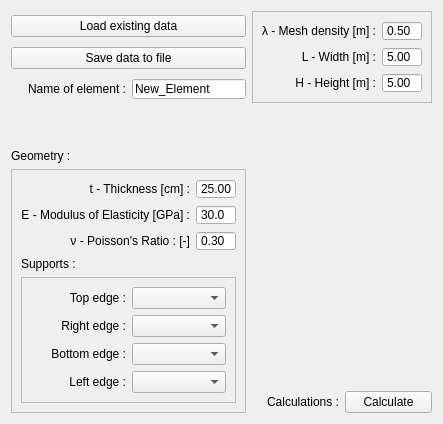
      <widget class="QWidget" name="Main">
       <attribute name="title">
        <string>Main</string>
       </attribute>
       <layout class="QGridLayout" name="gridLayout_2">
        <item row="0" column="1">
         <widget class="QFrame" name="frame">
          <property name="frameShape">
           <enum>QFrame::StyledPanel</enum>
          </property>
          <property name="frameShadow">
           <enum>QFrame::Raised</enum>
          </property>
          <layout class="QVBoxLayout" name="verticalLayout_2">
           <item>
            <layout class="QHBoxLayout" name="horizontalLayout_4">
             <item>
              <widget class="QLabel" name="label_3">
               <property name="text">
                <string>λ - Mesh density [m] :</string>
               </property>
               <property name="alignment">
                <set>Qt::AlignRight|Qt::AlignTrailing|Qt::AlignVCenter</set>
               </property>
              </widget>
             </item>
             <item>
              <widget class="QDoubleSpinBox" name="DensityInput">
               <property name="sizePolicy">
                <sizepolicy hsizetype="Fixed" vsizetype="Fixed">
                 <horstretch>0</horstretch>
                 <verstretch>0</verstretch>
                </sizepolicy>
               </property>
               <property name="minimumSize">
                <size>
                 <width>40</width>
                 <height>20</height>
                </size>
               </property>
               <property name="maximumSize">
                <size>
                 <width>40</width>
                 <height>20</height>
                </size>
               </property>
               <property name="buttonSymbols">
                <enum>QAbstractSpinBox::NoButtons</enum>
               </property>
               <property name="decimals">
                <number>2</number>
               </property>
               <property name="minimum">
                <double>0.010000000000000</double>
               </property>
               <property name="maximum">
                <double>5.000000000000000</double>
               </property>
               <property name="singleStep">
                <double>0.010000000000000</double>
               </property>
               <property name="value">
                <double>0.500000000000000</double>
               </property>
              </widget>
             </item>
            </layout>
           </item>
           <item>
            <layout class="QHBoxLayout" name="horizontalLayout_5">
             <item>
              <widget class="QLabel" name="label_4">
               <property name="text">
                <string>L - Width [m] :</string>
               </property>
               <property name="alignment">
                <set>Qt::AlignRight|Qt::AlignTrailing|Qt::AlignVCenter</set>
               </property>
              </widget>
             </item>
             <item>
              <widget class="QDoubleSpinBox" name="WidthInput">
               <property name="sizePolicy">
                <sizepolicy hsizetype="Fixed" vsizetype="Fixed">
                 <horstretch>0</horstretch>
                 <verstretch>0</verstretch>
                </sizepolicy>
               </property>
               <property name="minimumSize">
                <size>
                 <width>40</width>
                 <height>20</height>
                </size>
               </property>
               <property name="maximumSize">
                <size>
                 <width>40</width>
                 <height>20</height>
                </size>
               </property>
               <property name="buttonSymbols">
                <enum>QAbstractSpinBox::NoButtons</enum>
               </property>
               <property name="decimals">
                <number>2</number>
               </property>
               <property name="minimum">
                <double>0.100000000000000</double>
               </property>
               <property name="maximum">
                <double>50.000000000000000</double>
               </property>
               <property name="singleStep">
                <double>0.010000000000000</double>
               </property>
               <property name="value">
                <double>5.000000000000000</double>
               </property>
              </widget>
             </item>
            </layout>
           </item>
           <item>
            <layout class="QHBoxLayout" name="horizontalLayout_6">
             <item>
              <widget class="QLabel" name="label_5">
               <property name="text">
                <string>H - Height [m] :</string>
               </property>
               <property name="alignment">
                <set>Qt::AlignRight|Qt::AlignTrailing|Qt::AlignVCenter</set>
               </property>
              </widget>
             </item>
             <item>
              <widget class="QDoubleSpinBox" name="HeightInput">
               <property name="sizePolicy">
                <sizepolicy hsizetype="Fixed" vsizetype="Fixed">
                 <horstretch>0</horstretch>
                 <verstretch>0</verstretch>
                </sizepolicy>
               </property>
               <property name="minimumSize">
                <size>
                 <width>40</width>
                 <height>20</height>
                </size>
               </property>
               <property name="maximumSize">
                <size>
                 <width>40</width>
                 <height>20</height>
                </size>
               </property>
               <property name="buttonSymbols">
                <enum>QAbstractSpinBox::NoButtons</enum>
               </property>
               <property name="decimals">
                <number>2</number>
               </property>
               <property name="minimum">
                <double>0.100000000000000</double>
               </property>
               <property name="maximum">
                <double>50.000000000000000</double>
               </property>
               <property name="singleStep">
                <double>0.010000000000000</double>
               </property>
               <property name="value">
                <double>5.000000000000000</double>
               </property>
              </widget>
             </item>
            </layout>
           </item>
          </layout>
         </widget>
        </item>
        <item row="0" column="0">
         <layout class="QVBoxLayout" name="verticalLayout">
          <item>
           <widget class="QPushButton" name="LoadButton">
            <property name="text">
             <string>Load existing data</string>
            </property>
            <property name="checkable">
             <bool>false</bool>
            </property>
            <property name="checked">
             <bool>false</bool>
            </property>
           </widget>
          </item>
          <item>
           <widget class="QPushButton" name="SaveButton">
            <property name="text">
             <string>Save data to file</string>
            </property>
           </widget>
          </item>
          <item>
           <layout class="QHBoxLayout" name="horizontalLayout_14">
            <item>
             <widget class="QLabel" name="label_15">
              <property name="text">
               <string>Name of element :</string>
              </property>
              <property name="alignment">
               <set>Qt::AlignRight|Qt::AlignTrailing|Qt::AlignVCenter</set>
              </property>
             </widget>
            </item>
            <item>
             <widget class="QLineEdit" name="NameInput">
              <property name="sizePolicy">
               <sizepolicy hsizetype="Maximum" vsizetype="Maximum">
                <horstretch>0</horstretch>
                <verstretch>0</verstretch>
               </sizepolicy>
              </property>
              <property name="maximumSize">
               <size>
                <width>6000</width>
                <height>20</height>
               </size>
              </property>
              <property name="inputMethodHints">
               <set>Qt::ImhDialableCharactersOnly</set>
              </property>
              <property name="text">
               <string>New_Element</string>
              </property>
             </widget>
            </item>
           </layout>
          </item>
         </layout>
        </item>
        <item row="1" column="1">
         <layout class="QVBoxLayout" name="verticalLayout_4">
          <item>
           <widget class="QLabel" name="label">
            <property name="text">
             <string/>
            </property>
            <property name="pixmap">
             <pixmap resource="../Images.qrc">:/menu_pictures/sprites/menu_pictures/picture_of_quantities.png</pixmap>
            </property>
            <property name="scaledContents">
             <bool>false</bool>
            </property>
            <property name="alignment">
             <set>Qt::AlignCenter</set>
            </property>
           </widget>
          </item>
          <item>
           <spacer name="verticalSpacer_2">
            <property name="orientation">
             <enum>Qt::Vertical</enum>
            </property>
            <property name="sizeHint" stdset="0">
             <size>
              <width>20</width>
              <height>40</height>
             </size>
            </property>
           </spacer>
          </item>
          <item>
           <layout class="QHBoxLayout" name="horizontalLayout_2">
            <item>
             <widget class="QLabel" name="label_2">
              <property name="text">
               <string>Calculations :</string>
              </property>
              <property name="alignment">
               <set>Qt::AlignRight|Qt::AlignTrailing|Qt::AlignVCenter</set>
              </property>
             </widget>
            </item>
            <item>
             <widget class="QPushButton" name="CalculateButton">
              <property name="text">
               <string>Calculate</string>
              </property>
             </widget>
            </item>
           </layout>
          </item>
         </layout>
        </item>
        <item row="1" column="0">
         <layout class="QVBoxLayout" name="verticalLayout_3">
          <item>
           <spacer name="verticalSpacer">
            <property name="orientation">
             <enum>Qt::Vertical</enum>
            </property>
            <property name="sizeHint" stdset="0">
             <size>
              <width>20</width>
              <height>40</height>
             </size>
            </property>
           </spacer>
          </item>
          <item>
           <widget class="QLabel" name="label_6">
            <property name="text">
             <string>Geometry :</string>
            </property>
           </widget>
          </item>
          <item>
           <widget class="QFrame" name="frame_2">
            <property name="frameShape">
             <enum>QFrame::StyledPanel</enum>
            </property>
            <property name="frameShadow">
             <enum>QFrame::Raised</enum>
            </property>
            <layout class="QVBoxLayout" name="verticalLayout_5">
             <item>
              <layout class="QHBoxLayout" name="horizontalLayout_8">
               <item>
                <widget class="QLabel" name="label_7">
                 <property name="text">
                  <string>t - Thickness [cm] :</string>
                 </property>
                 <property name="alignment">
                  <set>Qt::AlignRight|Qt::AlignTrailing|Qt::AlignVCenter</set>
                 </property>
                </widget>
               </item>
               <item>
                <widget class="QDoubleSpinBox" name="ThicknessInput">
                 <property name="sizePolicy">
                  <sizepolicy hsizetype="Fixed" vsizetype="Fixed">
                   <horstretch>0</horstretch>
                   <verstretch>0</verstretch>
                  </sizepolicy>
                 </property>
                 <property name="minimumSize">
                  <size>
                   <width>40</width>
                   <height>20</height>
                  </size>
                 </property>
                 <property name="maximumSize">
                  <size>
                   <width>40</width>
                   <height>20</height>
                  </size>
                 </property>
                 <property name="buttonSymbols">
                  <enum>QAbstractSpinBox::NoButtons</enum>
                 </property>
                 <property name="decimals">
                  <number>2</number>
                 </property>
                 <property name="minimum">
                  <double>0.010000000000000</double>
                 </property>
                 <property name="maximum">
                  <double>500.000000000000000</double>
                 </property>
                 <property name="singleStep">
                  <double>0.010000000000000</double>
                 </property>
                 <property name="value">
                  <double>25.000000000000000</double>
                 </property>
                </widget>
               </item>
              </layout>
             </item>
             <item>
              <layout class="QHBoxLayout" name="horizontalLayout_9">
               <item>
                <widget class="QLabel" name="label_8">
                 <property name="text">
                  <string>E - Modulus of Elasticity [GPa] :</string>
                 </property>
                 <property name="alignment">
                  <set>Qt::AlignRight|Qt::AlignTrailing|Qt::AlignVCenter</set>
                 </property>
                </widget>
               </item>
               <item>
                <widget class="QDoubleSpinBox" name="EInput">
                 <property name="sizePolicy">
                  <sizepolicy hsizetype="Fixed" vsizetype="Fixed">
                   <horstretch>0</horstretch>
                   <verstretch>0</verstretch>
                  </sizepolicy>
                 </property>
                 <property name="minimumSize">
                  <size>
                   <width>40</width>
                   <height>20</height>
                  </size>
                 </property>
                 <property name="maximumSize">
                  <size>
                   <width>40</width>
                   <height>20</height>
                  </size>
                 </property>
                 <property name="buttonSymbols">
                  <enum>QAbstractSpinBox::NoButtons</enum>
                 </property>
                 <property name="decimals">
                  <number>1</number>
                 </property>
                 <property name="minimum">
                  <double>1.000000000000000</double>
                 </property>
                 <property name="maximum">
                  <double>400.000000000000000</double>
                 </property>
                 <property name="singleStep">
                  <double>0.100000000000000</double>
                 </property>
                 <property name="value">
                  <double>30.000000000000000</double>
                 </property>
                </widget>
               </item>
              </layout>
             </item>
             <item>
              <layout class="QHBoxLayout" name="horizontalLayout_10">
               <item>
                <widget class="QLabel" name="label_9">
                 <property name="text">
                  <string>ν - Poisson's Ratio : [-]</string>
                 </property>
                 <property name="alignment">
                  <set>Qt::AlignRight|Qt::AlignTrailing|Qt::AlignVCenter</set>
                 </property>
                </widget>
               </item>
               <item>
                <widget class="QDoubleSpinBox" name="vInput">
                 <property name="sizePolicy">
                  <sizepolicy hsizetype="Fixed" vsizetype="Fixed">
                   <horstretch>0</horstretch>
                   <verstretch>0</verstretch>
                  </sizepolicy>
                 </property>
                 <property name="minimumSize">
                  <size>
                   <width>40</width>
                   <height>20</height>
                  </size>
                 </property>
                 <property name="maximumSize">
                  <size>
                   <width>40</width>
                   <height>20</height>
                  </size>
                 </property>
                 <property name="buttonSymbols">
                  <enum>QAbstractSpinBox::NoButtons</enum>
                 </property>
                 <property name="decimals">
                  <number>2</number>
                 </property>
                 <property name="maximum">
                  <double>1.000000000000000</double>
                 </property>
                 <property name="singleStep">
                  <double>0.010000000000000</double>
                 </property>
                 <property name="value">
                  <double>0.300000000000000</double>
                 </property>
                </widget>
               </item>
              </layout>
             </item>
             <item>
              <widget class="QLabel" name="label_10">
               <property name="text">
                <string>Supports :</string>
               </property>
              </widget>
             </item>
             <item>
              <widget class="QFrame" name="frame_3">
               <property name="minimumSize">
                <size>
                 <width>200</width>
                 <height>0</height>
                </size>
               </property>
               <property name="frameShape">
                <enum>QFrame::StyledPanel</enum>
               </property>
               <property name="frameShadow">
                <enum>QFrame::Raised</enum>
               </property>
               <layout class="QVBoxLayout" name="verticalLayout_6">
                <item>
                 <layout class="QHBoxLayout" name="horizontalLayout_7">
                  <item>
                   <widget class="QLabel" name="label_11">
                    <property name="text">
                     <string>Top edge :</string>
                    </property>
                    <property name="alignment">
                     <set>Qt::AlignRight|Qt::AlignTrailing|Qt::AlignVCenter</set>
                    </property>
                   </widget>
                  </item>
                  <item>
                   <widget class="QComboBox" name="TopSupportInput"/>
                  </item>
                 </layout>
                </item>
                <item>
                 <layout class="QHBoxLayout" name="horizontalLayout_11">
                  <item>
                   <widget class="QLabel" name="label_12">
                    <property name="text">
                     <string>Right edge :</string>
                    </property>
                    <property name="alignment">
                     <set>Qt::AlignRight|Qt::AlignTrailing|Qt::AlignVCenter</set>
                    </property>
                   </widget>
                  </item>
                  <item>
                   <widget class="QComboBox" name="RightSupportInput"/>
                  </item>
                 </layout>
                </item>
                <item>
                 <layout class="QHBoxLayout" name="horizontalLayout_12">
                  <item>
                   <widget class="QLabel" name="label_13">
                    <property name="text">
                     <string> Bottom edge :</string>
                    </property>
                    <property name="alignment">
                     <set>Qt::AlignRight|Qt::AlignTrailing|Qt::AlignVCenter</set>
                    </property>
                   </widget>
                  </item>
                  <item>
                   <widget class="QComboBox" name="BottomSupportInput"/>
                  </item>
                 </layout>
                </item>
                <item>
                 <layout class="QHBoxLayout" name="horizontalLayout_13">
                  <item>
                   <widget class="QLabel" name="label_14">
                    <property name="text">
                     <string>Left edge :</string>
                    </property>
                    <property name="alignment">
                     <set>Qt::AlignRight|Qt::AlignTrailing|Qt::AlignVCenter</set>
                    </property>
                   </widget>
                  </item>
                  <item>
                   <widget class="QComboBox" name="LeftSupportInput"/>
                  </item>
                 </layout>
                </item>
               </layout>
              </widget>
             </item>
            </layout>
           </widget>
          </item>
         </layout>
        </item>
       </layout>
      </widget>
